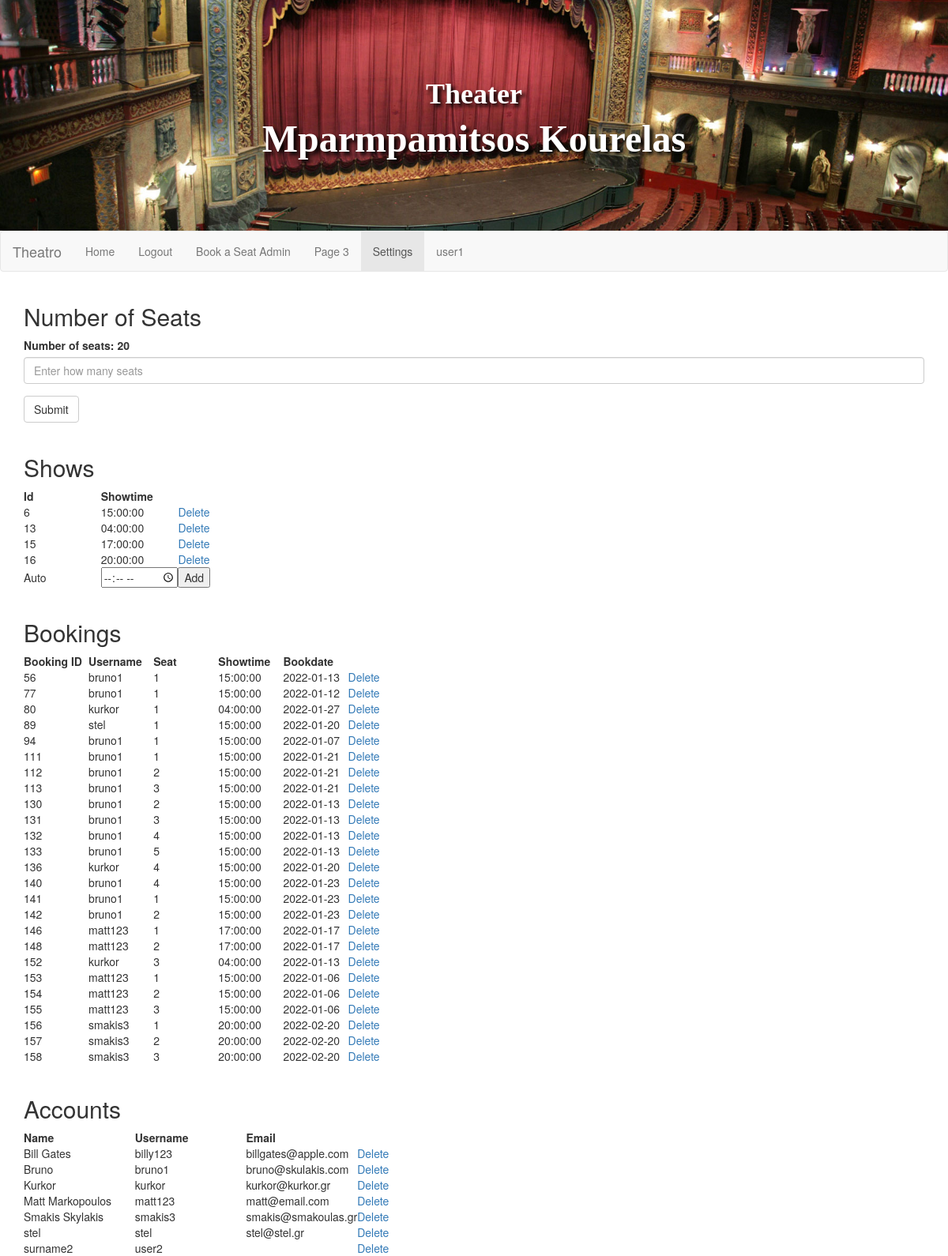
The app's page /theaterweb/settings.php (signed in) with its own data.
### tables this page shows
CREATE TABLE `settings` (
  `seats` int(11) NOT NULL
);

CREATE TABLE `shows` (
  `showid` int(11) NOT NULL,
  `showtime` time DEFAULT NULL
);

CREATE TABLE `booking` (
  `booking_id` int(100) NOT NULL,
  `username` varchar(100) NOT NULL,
  `seat` int(11) NOT NULL,
  `showid` int(11) DEFAULT NULL,
  `bookdate` date DEFAULT NULL
);

CREATE TABLE `user` (
  `username` varchar(100) NOT NULL,
  `userpassword` varchar(100) NOT NULL,
  `surname` varchar(200) NOT NULL,
  `email` varchar(100) NOT NULL,
  `type` int(11) NOT NULL
);

### theaterweb/theater.php (called while the page is built, shortened)
<?php
class Theater{
function how_many_seats()
{
	require "config.php";
	$registerquery = "SELECT *  FROM settings";
		$result = $conn->query( $registerquery);
		if ($result->num_rows > 0) {
		$row = $result->fetch_assoc();
		return  $row['seats'];
}
}
}
?>

### theaterweb/settings.php (the view, shortened to what this page needs)
<?php
if(isset($_SESSION['username']))
{
	$usr1= new User();
	$usr1->username = $_SESSION['username'];
	$usr1->type = $_SESSION['utype'];
}
else
{
	header("location:login.php");
}
?>
<!DOCTYPE html>
<html>
<head>
  <link rel="stylesheet" href="https://maxcdn.bootstrapcdn.com/bootstrap/3.4.1/css/bootstrap.min.css">
</head>
<body>
<?php
$page = "settings";
include  "menu2.php";
require "theater.php";
$th1= new Theater();
$th1->seats=$th1->how_many_seats();
?>
<div class="container">
  <h2>Number of Seats</h2>
  <form method="post">
    <div class="form-group">
      <label for="theseats">Number of seats: <?php echo $th1->seats; ?></label>
      <input type="number" class="form-control" id="theseats" placeholder="Enter how many seats" name="theseats" min="1" max ="100">
    </div>
    <button type="submit" class="btn btn-default">Submit</button>
  </form>
  </div>
  <br>
  <div class="container">
  <h2>Shows</h2>
  <form method="post">
<table id="myTable">
  <tr>
    <th style="width:25%;">Id</th>
    <th style="width:25%;">Showtime</th>
  </tr>
<?php
  			require "config.php";
		$sqlquery = "SELECT *  FROM shows";
		$result = $conn->query( $sqlquery);
		if ($result->num_rows == 0) {
			echo "No  Shows! ";
				echo '<tr>';
				echo     '<td>Auto</td>';
				echo     '<td ><input type="time" id="showtime" name="showtime"></td>';
				echo '<td>  <input type="submit" value="Add"></td>';
				echo '</tr>';
		}
		else
		{
			while($row = $result->fetch_assoc()) {
				echo '<tr>';
				echo     '<td for="showid">'.$row['showid'].'</td>';
				echo     '<td>'.$row['showtime'].'</td>';
				echo '<td><a href="showdelete.php?showid='.$row['showid'].'">Delete</a></td>';
				echo '</tr>';
			}
			echo '<tr>';
				echo     '<td>Auto</td>';
				echo     '<td ><input type="time" id="showtime" name="showtime"></td>';
				echo '<td>  <input type="submit" value="Add"></td>';
				echo '</tr>';
		}
?>
</table>
</form>
    </div>
  <br>
  <div class="container">
  <h2>Bookings</h2>
    <form method="post">
<table id="myTable">
  <tr>
      <th style="width:15%;">Booking ID</th>
    <th style="width:15%;">Username</th>
    <th style="width:15%;">Seat</th>
	<th style="width:15%;">Showtime</th>
	<th style="width:15%;">Bookdate</th>
	<th style="width:15%;"></th>
  </tr>
<?php
  			require "config.php";
		$bookingquery = "SELECT *  FROM booking";
		$result = $conn->query( $bookingquery);
		if ($result->num_rows == 0) {
			echo "No  bookings! ";
		}
		else
		{
			while($row = $result->fetch_assoc()) {
				echo '<tr>';
				echo     '<td>'.$row['booking_id'].'</td>';
				echo     '<td>'.$row['username'].'</td>';
				echo     '<td>'.$row['seat'].'</td>';
						$showquery = "SELECT *  FROM shows";
						$result1 = $conn->query( $showquery);
						if ($result1->num_rows == 0) {
						echo "Error in shows! ";
						}
						else
						{
						$tempshowid=$row['showid'];
						$showquery = "SELECT showtime FROM shows WHERE showid='$tempshowid'";
						$result1 = $conn->query( $showquery);
						$tempshowtime = $result1->fetch_assoc();
						echo     '<td>'.$tempshowtime['showtime'].'</td>';
						}
				echo '<td>'.$row['bookdate'].'</td>';
				echo '<td><a href="bookingdelete.php?booking_id='.$row['booking_id'].'">Delete</a></td>';
				echo '</tr>';
			}
		}
?>
</table>
</form>
    </div>
  <br>
<div class="container">
  <h2>Accounts</h2>
    <form method="post">
<table id="myTable">
  <tr>
    <th style="width:25%;">Name</th>
    <th style="width:25%;">Username</th>
	<th style="width:25%;">Email</th>
	<th style="width:25%;"></th>
  </tr>
<?php
  			require "config.php";
		$registerquery = "SELECT *  FROM user where  type=1";
		$result = $conn->query( $registerquery);
		if ($result->num_rows == 0) {
			echo "No  clients! ";
			$conn->close();
		}
		else
		{
			while($row = $result->fetch_assoc()) {
				echo '<tr>';
				echo     '<td>'.$row['surname'].'</td>';
				echo     '<td>'.$row['username'].'</td>';
				echo     '<td>'.$row['email'].'</td>';
				echo     '<td><a href="clientdelete.php?username='.$row['username'].'">Delete</a></td>';
				echo '</tr>';
			}
		}
?>
</table>
</form>
    </div>

### theaterweb/menu2.php (shortened to what this page needs)
<!DOCTYPE html>
<html>
<head>
</head>
<nav class="navbar navbar-default">
  <div class="container-fluid">
    <div class="navbar-header">
      <a class="navbar-brand" href="menu.php">Theatro</a>
    </div>
    <ul class="nav navbar-nav">
<?php
switch ($page) {
    case "settings":
		echo  '<li class="nonactive"> <a href="menu.php">Home</a></li>';
		echo  '<li><a href="logout.php">Logout</a></li>';
		if ($usr1->type == 2)
			echo '<li class="nonactive"> <a href="bookingShowAdmin.php">Book a Seat Admin</a></li>';
		else
			echo '<li class="nonactive"> <a href="bookingShow.php">Book a Seat</a></li>';
		echo	'<li class="nonactive"> <a href="page3.php">Page 3</a></li>';
		if ($usr1->type == 2)
			echo 	 '<li class="active"> <a href="settings.php">Settings</a></li>';
		echo 	 '<li class="nonactive"> <a href="accountAdmin.php">'.$usr1->username.'</a></li>';
        break;
}
?>
    </ul>
  </div>
</nav>

### records on screen
settings: seats "20"
shows: showid "6", showtime "15:00:00"
shows: showid "13", showtime "04:00:00"
shows: showid "15", showtime "17:00:00"
shows: showid "16", showtime "20:00:00"
booking: booking_id "56", username "bruno1", seat "1", showid.showtime "15:00:00", bookdate "2022-01-13"
booking: booking_id "77", username "bruno1", seat "1", showid.showtime "15:00:00", bookdate "2022-01-12"
booking: booking_id "80", username "kurkor", seat "1", showid.showtime "04:00:00", bookdate "2022-01-27"
booking: booking_id "89", username "stel", seat "1", showid.showtime "15:00:00", bookdate "2022-01-20"
booking: booking_id "94", username "bruno1", seat "1", showid.showtime "15:00:00", bookdate "2022-01-07"
booking: booking_id "111", username "bruno1", seat "1", showid.showtime "15:00:00", bookdate "2022-01-21"
booking: booking_id "112", username "bruno1", seat "2", showid.showtime "15:00:00", bookdate "2022-01-21"
booking: booking_id "113", username "bruno1", seat "3", showid.showtime "15:00:00", bookdate "2022-01-21"
booking: booking_id "130", username "bruno1", seat "2", showid.showtime "15:00:00", bookdate "2022-01-13"
booking: booking_id "131", username "bruno1", seat "3", showid.showtime "15:00:00", bookdate "2022-01-13"
booking: booking_id "132", username "bruno1", seat "4", showid.showtime "15:00:00", bookdate "2022-01-13"
booking: booking_id "133", username "bruno1", seat "5", showid.showtime "15:00:00", bookdate "2022-01-13"
booking: booking_id "136", username "kurkor", seat "4", showid.showtime "15:00:00", bookdate "2022-01-20"
booking: booking_id "140", username "bruno1", seat "4", showid.showtime "15:00:00", bookdate "2022-01-23"
booking: booking_id "141", username "bruno1", seat "1", showid.showtime "15:00:00", bookdate "2022-01-23"
booking: booking_id "142", username "bruno1", seat "2", showid.showtime "15:00:00", bookdate "2022-01-23"
booking: booking_id "146", username "matt123", seat "1", showid.showtime "17:00:00", bookdate "2022-01-17"
booking: booking_id "148", username "matt123", seat "2", showid.showtime "17:00:00", bookdate "2022-01-17"
booking: booking_id "152", username "kurkor", seat "3", showid.showtime "04:00:00", bookdate "2022-01-13"
booking: booking_id "153", username "matt123", seat "1", showid.showtime "15:00:00", bookdate "2022-01-06"
booking: booking_id "154", username "matt123", seat "2", showid.showtime "15:00:00", bookdate "2022-01-06"
booking: booking_id "155", username "matt123", seat "3", showid.showtime "15:00:00", bookdate "2022-01-06"
booking: booking_id "156", username "smakis3", seat "1", showid.showtime "20:00:00", bookdate "2022-02-20"
booking: booking_id "157", username "smakis3", seat "2", showid.showtime "20:00:00", bookdate "2022-02-20"
booking: booking_id "158", username "smakis3", seat "3", showid.showtime "20:00:00", bookdate "2022-02-20"
user: surname "Bill Gates", username "billy123", email "billgates@apple.com"
user: surname "Bruno", username "bruno1", email "bruno@skulakis.com"
user: surname "Kurkor", username "kurkor", email "kurkor@kurkor.gr"
user: surname "Matt Markopoulos", username "matt123", email "matt@email.com"
user: surname "Smakis Skylakis", username "smakis3", email "smakis@smakoulas.gr"
user: surname "stel", username "stel", email "stel@stel.gr"
user: surname "surname2", username "user2"

### other values on screen
$usr1->username "user1"
